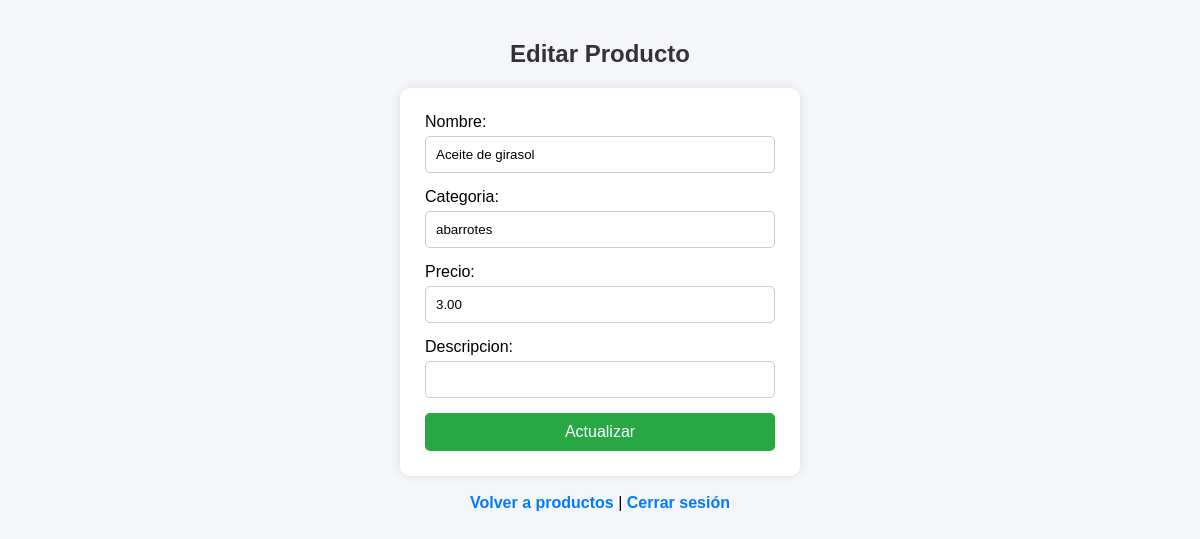
Page /editar.php?id=5 (signed in) on the committed database.
### tables this page shows
CREATE TABLE `productos` (
  `id` int(11) NOT NULL,
  `nombre` varchar(100) NOT NULL,
  `categoria` varchar(50) NOT NULL,
  `precio` decimal(10,2) NOT NULL,
  `descripcion` varchar(100) DEFAULT NULL
);

### editar.php (the view, shortened to what this page needs)
<?php
include("conexion.php");
$id = $_GET['id'];
$result = $conn->query("SELECT * FROM productos WHERE id=$id");
$row = $result->fetch_assoc();
?>
<!DOCTYPE html>
<html lang="es">
<head>
    <link rel="stylesheet" href="estilos.css">
</head>
<body>
<h2>Editar Producto</h2>
<form method="POST" action="actualizar.php">
<label>Nombre:</label>
<input type="text" name="nombre" value="<?php echo $row['nombre']; ?>" required>
<label>Categoria:</label>
<input type="text" name="categoria" value="<?php echo $row['categoria']; ?>" required>
<label>Precio:</label>
<input type="number" step="0.01" name="precio" value="<?php echo $row['precio']; ?>" required>
<label>Descripcion:</label>
<input type="text" name="descripcion" value="<?php echo $row['descripcion']; ?>">
<button type="submit">Actualizar</button>
</form>
<br>
<div class="menu">
    <a href="index.php">Volver a productos</a> |
    <a href="logout.php">Cerrar sesión</a>
</div>
</body>
</html>

### estilos.css (style rules this page uses)
* { margin:0; padding:0; box-sizing:border-box; font-family: Arial, Helvetica, sans-serif; }
body { background:#f4f6f9; padding:40px; }
h2 { text-align:center; margin-bottom:20px; color:#333; }
form, table { background:white; padding:25px; border-radius:10px; width:400px; margin:auto; box-shadow:0px 0px 10px rgba(0,0,0,0.1); }
input, select { width:100%; padding:10px; margin-top:5px; margin-bottom:15px; border-radius:5px; border:1px solid #ccc; }
button { width:100%; padding:10px; border:none; border-radius:5px; background:#28a745; color:white; font-size:16px; cursor:pointer; }
a { text-decoration:none; color:#007bff; font-weight:bold; }
.menu { text-align:center; margin-bottom:20px; }

### rows in the picture
productos: nombre "Aceite de girasol", categoria "abarrotes", precio "3.00"
